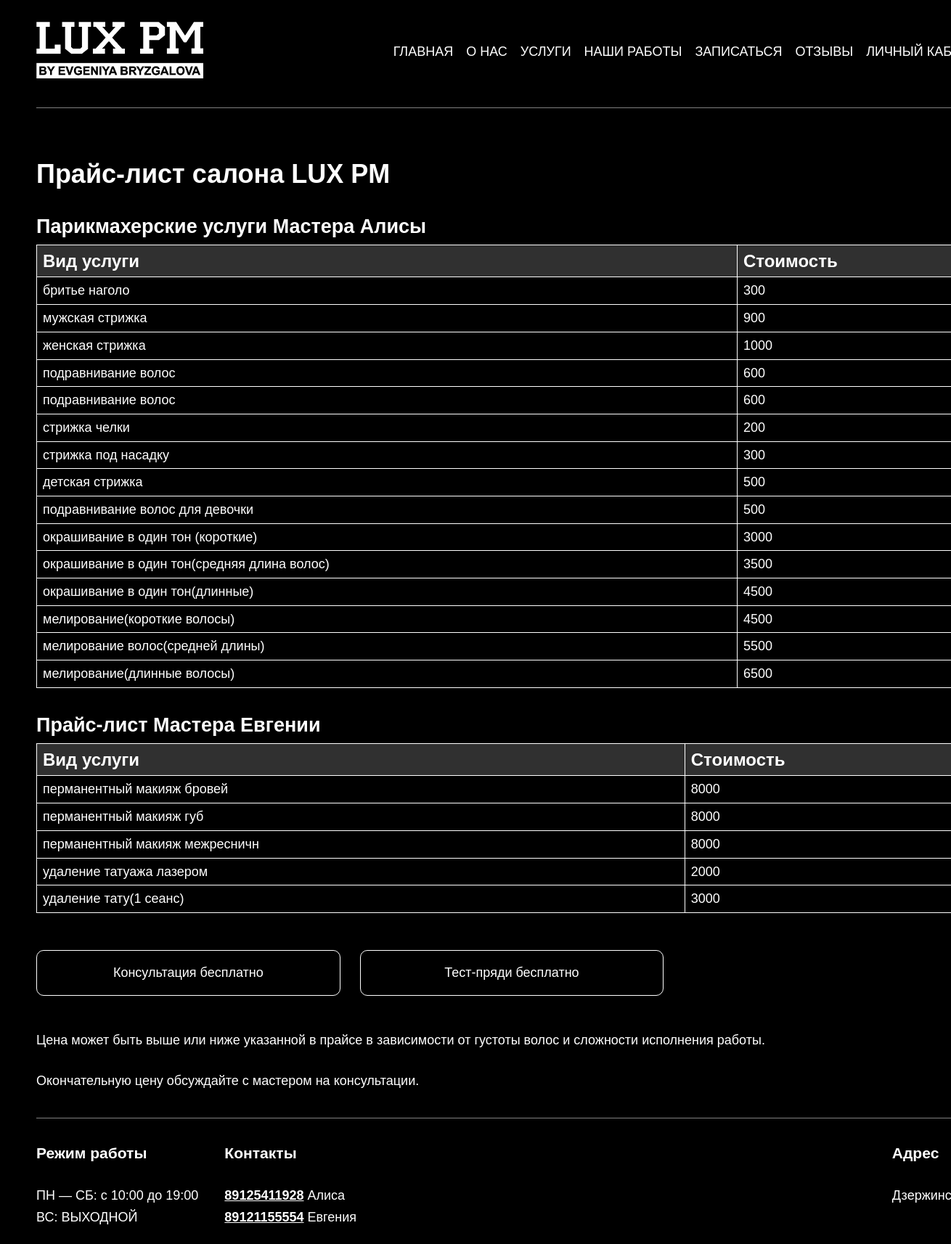
The page /prais.php on the database its author committed.
### tables this page shows
CREATE TABLE `prais_list` (
  `id` int(11) NOT NULL,
  `title` varchar(100) NOT NULL COMMENT 'название услуги',
  `tip_strigki_id` int(11) NOT NULL,
  `dlina_volos_id` int(11) NOT NULL,
  `stoimost` int(10) NOT NULL,
  `time` int(11) NOT NULL COMMENT 'продолжительност выполнения услуги',
  `mastera_id` int(11) DEFAULT NULL
);

### prais.php (the view, shortened to what this page needs)
<?php
$mysli = require __DIR__ . "/database.php";
require __DIR__ . '/header.php';
?>
<?php
$sql1 = sprintf("SELECT * FROM prais_list WHERE mastera_id='1'");
$result1 = $mysli->query($sql1);
$prais_list1 = $result1->fetch_all();
$sql2 = sprintf("SELECT * FROM prais_list WHERE mastera_id='2'");
$result2 = $mysli->query($sql2);
$prais_list2 = $result2->fetch_all();
?>
<div class="wrapper price flex-col">
    <h1>Прайс-лист салона LUX PM</h1>
    <div class="flex-col price-block">
        <h2>Парикмахерские услуги Мастера Алисы</h2>
        <table class="table">
            <thead>
                <tr>
                    <th class="table__head-title">Вид услуги</th>
                    <th class="table__head-title">Стоимость</th>
                </tr>
            </thead>
            <tbody>
                <?php
                if ($prais_list1) {
                    foreach ($prais_list1 as $prais) {
                ?>
                    <tr>
                        <td class="table__body-row"><?= $prais[1]; ?></td>
                        <td class="table__body-row"><?= $prais[4]; ?></td>
                    </tr>
                <?php
                    }
                }
                ?>
            </tbody>
        </table>
    </div>
    <div class="flex-col price-block">
        <h2>Прайс-лист Мастера Евгении</h2>
        <table class="table">
            <thead>
                <tr>
                    <th class="table__head-title">Вид услуги</th>
                    <th class="table__head-title">Стоимость</th>
                </tr>
            </thead>
            <tbody>
                <?php
                if ($prais_list2) {
                    foreach ($prais_list2 as $prais) {
                ?>
                    <tr>
                        <td class="table__body-row"><?= $prais[1]; ?></td>
                        <td class="table__body-row"><?= $prais[4]; ?></td>
                    </tr>
                <?php
                    }
                }
                ?>
            </tbody>
        </table>
    </div>
    <div>
        <div class="grid">
            <div class="grid-element grid-center">
                <span>Консультация бесплатно</span>
            </div>
            <div class="grid-element grid-center">
                <span>Тест-пряди бесплатно</span>
            </div>
        </div>
    </div>
    <p>Цена может быть выше или ниже указанной в прайсе в зависимости от густоты волос и сложности исполнения работы.</p>
    <p>Окончательную цену обсуждайте с мастером на консультации. </p>
</div>
<?php
require __DIR__.'/footer.php';
?>

### header.php (shortened to what this page needs)
<!DOCTYPE html>
<html lang="en">
<head>
    <link rel="stylesheet" href="css/normalize.css" />
	<link rel="stylesheet" href="css/style.css" />
</head>
<body>
    <header class='wrapper header flex-col'>
        <div class="flex">
            <a class="link" href="/"><img src="img\luxPM1.jpg" width="230"></a>
            <div class='header__links'>
                <a href="luxPM.php" class="link header__link">
                главная</a>
                <a href="onas.php" class="link header__link">
                о нас  </a>
                <a href="prais.php" class="link header__link">
                услуги </a>
                <a href="rabota.php" class="link header__link">
                наши работы </a>
                <a href="zapisat.php" class="link header__link">
                записаться</a>
                <a href="otziv.php" class="link header__link">
                отзывы</a>
                <a href="lk.php" class="link header__link">
                личный кабинет</a>
            </div>
        </div>
        <div class="line"></div>
    </header>
</body>
</html>

### footer.php
<footer class='wrapper flex-col'>
    <div class="line"></div>
    <div class="flex footer">
        <div class="flex">
            <div class="flex-col">
                <h3>Режим работы</h3>
                <div class="flex-col footer-block">
                    <span>‌ПН — ‌СБ: с ‌10:00 до 19:00</span>
                    <span>ВС: ВЫХОДНОЙ</span>
                </div>
            </div>
            <div class="flex-col">
                <h3>Контакты</h3>
                <div class="flex-col footer-block">
                    <span><a class="link text-accent link-accent" href="tel:89125411928">89125411928</a> Алиса</span>
                    <span><a class="link text-accent link-accent" href="tel:89121155554">89121155554</a> Евгения</span>
                </div>
            </div>
        </div>
        <div class="flex-col">
            <h3>Адрес</h3>
            <span>Дзержинского 1</span>
        </div>
    </div>
</footer>

### css/style.css (style rules this page uses)
html { background-color: black; font-family: 'Trebuchet MS', 'Lucida Sans Unicode', 'Lucida Grande', 'Lucida Sans', Arial, sans-serif; color: white; font-size: large; }
input, button, a, select, textarea { font-family: 'Trebuchet MS', 'Lucida Sans Unicode', 'Lucida Grande', 'Lucida Sans', Arial, sans-serif; }
.wrapper { width: 100%; max-width: 1480px; margin: 0 auto; padding-left: 50px !important; padding-right: 50px !important; }
.flex { display: flex; gap: 2rem; }
.flex-col { display: flex; flex-direction: column; gap: 2rem; }
.header { padding: 30px 0; }
.line { height: 1px; background-color: grey; width: 100%; }
.footer { padding: 0 0 50px; justify-content: space-between; }
.footer-block { gap: 0.5rem; }
.header__links { display: flex; gap: 1rem; width: 100%; align-items: center; justify-content: flex-end; }
.link { cursor: pointer; transition: .3s all; color: white; text-decoration: none; }
.header__link { text-transform: uppercase; }
.price { margin: 40px auto; }
.price-block { gap: 0.5rem; }
.text-accent { font-weight: bold; }
.link-accent { text-decoration: underline; }
.grid { display: grid; margin: 15px 0; gap: 1.5rem; grid-template-columns: repeat(3, minmax(0, 1fr)) }
.grid-element { padding: 20px; border: 1px solid white; border-radius: 10px; }
.grid-center { text-align: center; }
.table { text-align: left; }
.table__head-title { font-size: x-large; background-color: rgb(48, 48, 48); }
.table { width: 100%; border-collapse: collapse; }
.table__head-title, .table__body-row { border: 1px solid white; padding: 8px; text-align: left; }

### rows shown on the page
prais_list: title "бритье наголо", stoimost "300"
prais_list: title "мужская стрижка", stoimost "900"
prais_list: title "женская стрижка", stoimost "1000"
prais_list: title "подравнивание волос", stoimost "600"
prais_list: title "подравнивание волос", stoimost "600"
prais_list: title "стрижка челки", stoimost "200"
prais_list: title "стрижка под насадку", stoimost "300"
prais_list: title "детская стрижка", stoimost "500"
prais_list: title "подравнивание волос для девочки", stoimost "500"
prais_list: title "окрашивание в один тон (короткие)", stoimost "3000"
prais_list: title "окрашивание в один тон(средняя длина волос)", stoimost "3500"
prais_list: title "окрашивание в один тон(длинные)", stoimost "4500"
prais_list: title "мелирование(короткие волосы)", stoimost "4500"
prais_list: title "мелирование волос(средней длины)", stoimost "5500"
prais_list: title "мелирование(длинные волосы)", stoimost "6500"
prais_list: title "перманентный макияж бровей", stoimost "8000"
prais_list: title "перманентный макияж губ", stoimost "8000"
prais_list: title "перманентный макияж межресничн", stoimost "8000"
prais_list: title "удаление татуажа лазером", stoimost "2000"
prais_list: title "удаление тату(1 сеанс)", stoimost "3000"
